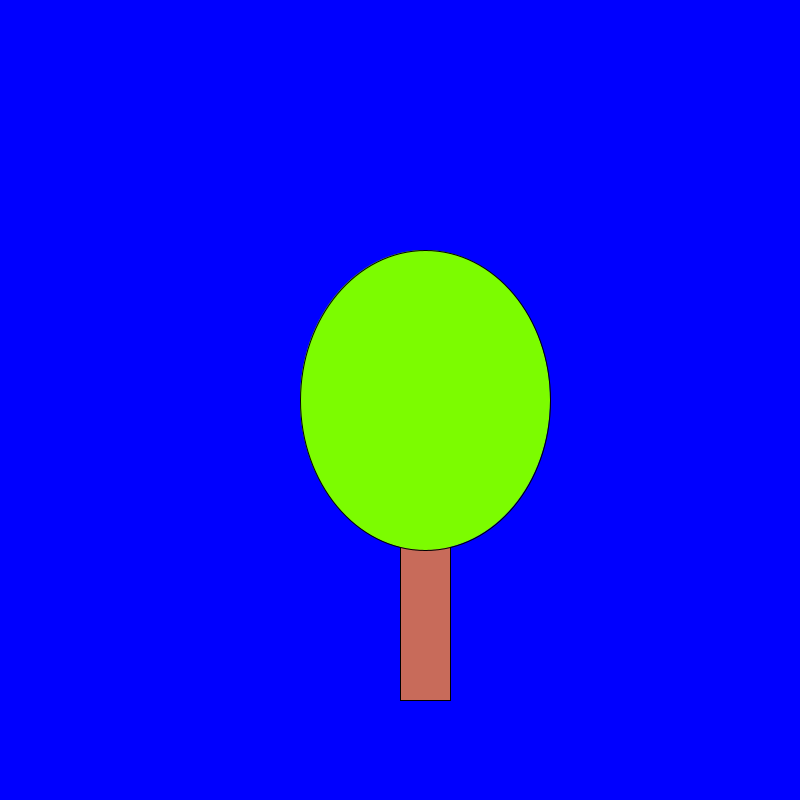
Frame 1 (no input)
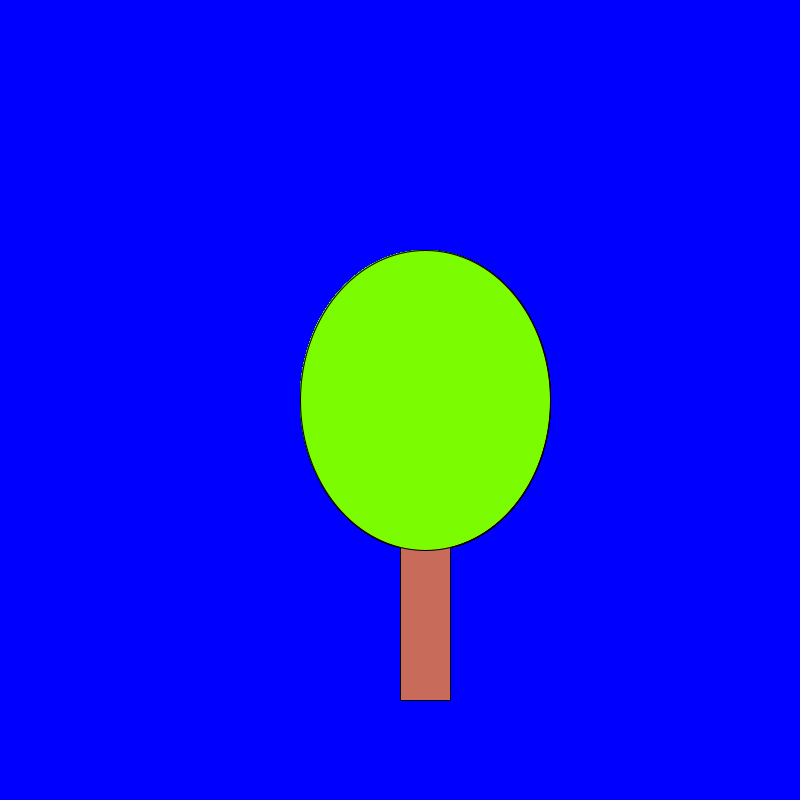
Frame 60 (the mouse pressed at the canvas centre just before this capture)
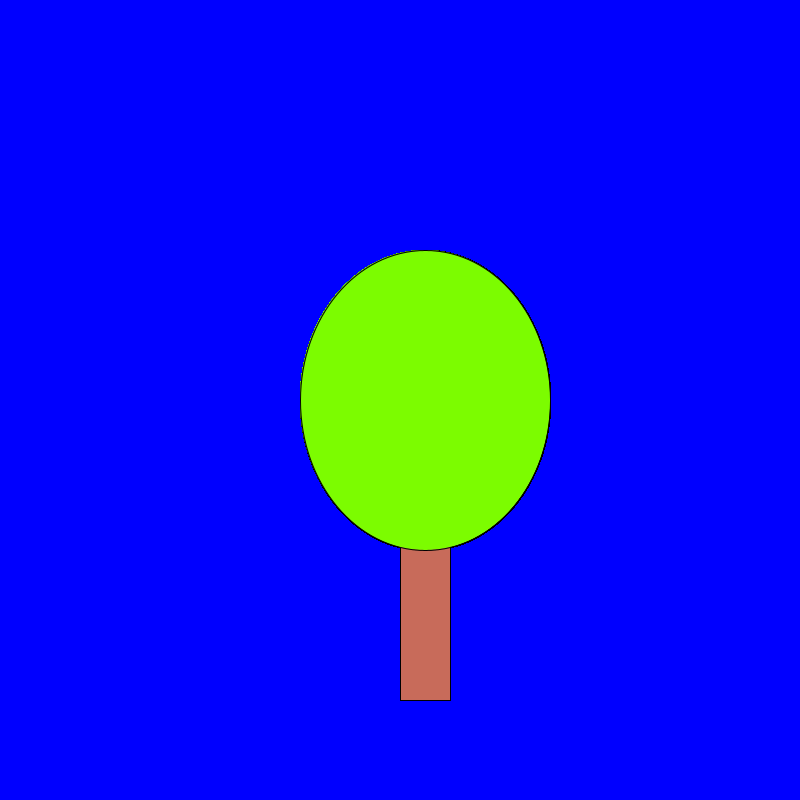
Frame 120 (the mouse held since frame 60 and released just before this capture)

The Processing sketch that drew these frames (run headless with seeded random() and noise(); from frame 60 on, the mouse is pressed at the canvas centre):

// Processing sketch: H09_opdr_9_verdieping
// ── H09_opdr_9_verdieping.pde
void setup (){
  size(800,800);
  background(0,0,255);
}

void  boom (int a, int b,int c){

  fill(200,107,90); 
  rect (400,300,50,400);


 fill (124,252,0);
  ellipse(425,400,250,300);
 
}

void draw(){
  boom (200,200,200);
}
